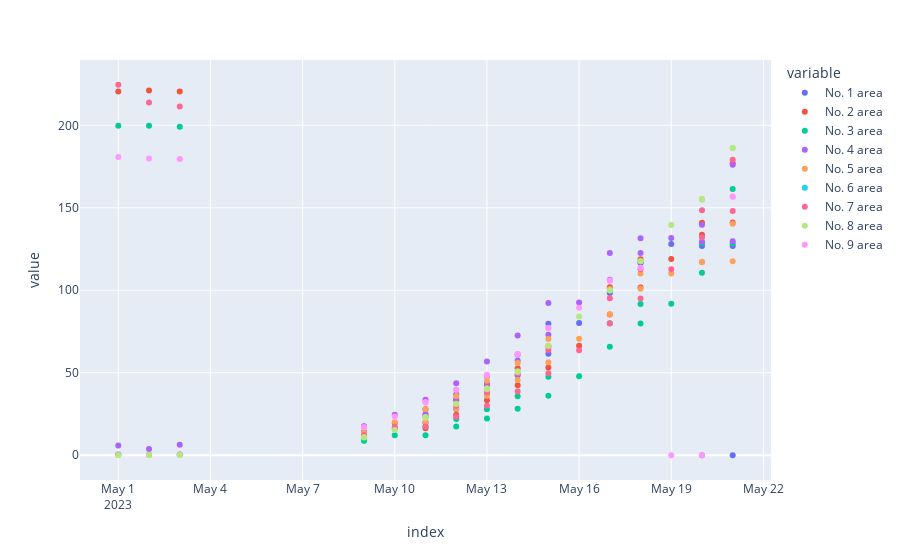

Notebook code for this chart:
### Code cell
px.scatter(test_hetero,x=test_hetero.index,y=['No. 1 area','No. 2 area','No. 3 area','No. 4 area','No. 5 area','No. 6 area','No. 7 area','No. 8 area','No. 9 area'])

### Figure 1 — Plotly figure (JSON) as saved in the notebook; plotly's stock layout.template omitted (floating-point values rounded to 4 significant figures)
{"data": [{"hovertemplate": "variable=No. 1 area<br>index=%{x}<br>value=%{y}<extra></extra>", "legendgroup": "No. 1 area", "marker": {"color": "#636efa", "symbol": "circle"}, "mode": "markers", "name": "No. 1 area", "orientation": "v", "showlegend": true, "type": "scatter", "x": ["2023-05-01", "2023-05-02", "2023-05-03", "2023-05-05", "2023-05-06", "2023-05-07", "2023-05-08", "2023-05-09", "2023-05-09", "2023-05-09", "2023-05-10", "2023-05-10", "2023-05-11", "2023-05-11", "2023-05-11", "2023-05-12", "2023-05-12", "2023-05-12", "2023-05-13", "2023-05-13", "2023-05-13", "2023-05-14", "2023-05-14", "2023-05-14", "2023-05-15", "2023-05-15", "2023-05-15", "2023-05-16", "2023-05-16", "2023-05-17", "2023-05-17", "2023-05-17", "2023-05-18", "2023-05-18", "2023-05-18", "2023-05-19", "2023-05-19", "2023-05-20", "2023-05-20", "2023-05-20", "2023-05-21", "2023-05-21", "2023-05-21", null, null, null], "xaxis": "x", "y": [0.38, 0.3, 0.39, null, null, null, null, 14.03, null, 13.88, 19.56, null, 19.79, 27.87, null, null, 36.78, 28.02, null, 48, 37.29, null, 61.01, 48.56, null, 79.73, 61.48, null, 80.12, null, 99.12, 98.32, null, 116.9, 116.6, null, 128.1, 0, 126.8, null, 0, 126.9, null, 127.7, 0, 0], "yaxis": "y"}, {"hovertemplate": "variable=No. 2 area<br>index=%{x}<br>value=%{y}<extra></extra>", "legendgroup": "No. 2 area", "marker": {"color": "#EF553B", "symbol": "circle"}, "mode": "markers", "name": "No. 2 area", "orientation": "v", "showlegend": true, "type": "scatter", "x": ["2023-05-01", "2023-05-02", "2023-05-03", "2023-05-05", "2023-05-06", "2023-05-07", "2023-05-08", "2023-05-09", "2023-05-09", "2023-05-09", "2023-05-10", "2023-05-10", "2023-05-11", "2023-05-11", "2023-05-11", "2023-05-12", "2023-05-12", "2023-05-12", "2023-05-13", "2023-05-13", "2023-05-13", "2023-05-14", "2023-05-14", "2023-05-14", "2023-05-15", "2023-05-15", "2023-05-15", "2023-05-16", "2023-05-16", "2023-05-17", "2023-05-17", "2023-05-17", "2023-05-18", "2023-05-18", "2023-05-18", "2023-05-19", "2023-05-19", "2023-05-20", "2023-05-20", "2023-05-20", "2023-05-21", "2023-05-21", "2023-05-21", null, null, null], "xaxis": "x", "y": [220.6, 221.1, 220.6, null, null, null, null, 11.02, null, 10.92, 16.16, null, 16.37, 24.37, null, null, 33.15, 24.53, null, 42.37, 33.36, null, 52.8, 42.49, null, 65.95, 53.26, null, 66.42, null, 101.8, 85.34, null, 118.8, 101.8, null, 119.0, 141.0, 133.7, null, 141.1, 177.0, null, 177.1, null, null], "yaxis": "y"}, {"hovertemplate": "variable=No. 3 area<br>index=%{x}<br>value=%{y}<extra></extra>", "legendgroup": "No. 3 area", "marker": {"color": "#00cc96", "symbol": "circle"}, "mode": "markers", "name": "No. 3 area", "orientation": "v", "showlegend": true, "type": "scatter", "x": ["2023-05-01", "2023-05-02", "2023-05-03", "2023-05-05", "2023-05-06", "2023-05-07", "2023-05-08", "2023-05-09", "2023-05-09", "2023-05-09", "2023-05-10", "2023-05-10", "2023-05-11", "2023-05-11", "2023-05-11", "2023-05-12", "2023-05-12", "2023-05-12", "2023-05-13", "2023-05-13", "2023-05-13", "2023-05-14", "2023-05-14", "2023-05-14", "2023-05-15", "2023-05-15", "2023-05-15", "2023-05-16", "2023-05-16", "2023-05-17", "2023-05-17", "2023-05-17", "2023-05-18", "2023-05-18", "2023-05-18", "2023-05-19", "2023-05-19", "2023-05-20", "2023-05-20", "2023-05-20", "2023-05-21", "2023-05-21", "2023-05-21", null, null, null], "xaxis": "x", "y": [199.7, 199.8, 199.1, null, null, null, null, 8.92, null, 8.84, 12.17, null, 12.12, 17.41, null, null, 21.97, 17.4, null, 27.89, 22.29, null, 35.76, 28.15, null, 47.57, 36.14, null, 47.84, null, 80.07, 65.82, null, 91.69, 79.85, null, 91.79, 128.5, 110.7, null, 128.4, 161.4, null, 161.1, null, null], "yaxis": "y"}, {"hovertemplate": "variable=No. 4 area<br>index=%{x}<br>value=%{y}<extra></extra>", "legendgroup": "No. 4 area", "marker": {"color": "#ab63fa", "symbol": "circle"}, "mode": "markers", "name": "No. 4 area", "orientation": "v", "showlegend": true, "type": "scatter", "x": ["2023-05-01", "2023-05-02", "2023-05-03", "2023-05-05", "2023-05-06", "2023-05-07", "2023-05-08", "2023-05-09", "2023-05-09", "2023-05-09", "2023-05-10", "2023-05-10", "2023-05-11", "2023-05-11", "2023-05-11", "2023-05-12", "2023-05-12", "2023-05-12", "2023-05-13", "2023-05-13", "2023-05-13", "2023-05-14", "2023-05-14", "2023-05-14", "2023-05-15", "2023-05-15", "2023-05-15", "2023-05-16", "2023-05-16", "2023-05-17", "2023-05-17", "2023-05-17", "2023-05-18", "2023-05-18", "2023-05-18", "2023-05-19", "2023-05-19", "2023-05-20", "2023-05-20", "2023-05-20", "2023-05-21", "2023-05-21", "2023-05-21", null, null, null], "xaxis": "x", "y": [5.92, 3.81, 6.37, null, null, null, null, 17.55, null, 17.36, 24.55, null, 24.78, 33.68, null, null, 43.72, 34.11, null, 56.88, 43.87, null, 72.62, 57.47, null, 92.23, 72.97, null, 92.6, null, 122.5, 106.4, null, 131.6, 122.6, null, 131.7, 129.4, 139.7, null, 129.7, 176.1, null, 176.1, null, null], "yaxis": "y"}, {"hovertemplate": "variable=No. 5 area<br>index=%{x}<br>value=%{y}<extra></extra>", "legendgroup": "No. 5 area", "marker": {"color": "#FFA15A", "symbol": "circle"}, "mode": "markers", "name": "No. 5 area", "orientation": "v", "showlegend": true, "type": "scatter", "x": ["2023-05-01", "2023-05-02", "2023-05-03", "2023-05-05", "2023-05-06", "2023-05-07", "2023-05-08", "2023-05-09", "2023-05-09", "2023-05-09", "2023-05-10", "2023-05-10", "2023-05-11", "2023-05-11", "2023-05-11", "2023-05-12", "2023-05-12", "2023-05-12", "2023-05-13", "2023-05-13", "2023-05-13", "2023-05-14", "2023-05-14", "2023-05-14", "2023-05-15", "2023-05-15", "2023-05-15", "2023-05-16", "2023-05-16", "2023-05-17", "2023-05-17", "2023-05-17", "2023-05-18", "2023-05-18", "2023-05-18", "2023-05-19", "2023-05-19", "2023-05-20", "2023-05-20", "2023-05-20", "2023-05-21", "2023-05-21", "2023-05-21", null, null, null], "xaxis": "x", "y": [0.29, 0.29, 0.24, null, null, null, null, 13.7, null, 13.48, 20.05, null, 20.33, 28.06, null, null, 35.87, 28.14, null, 45.19, 36.12, null, 55.9, 45.63, null, 70.44, 56.39, null, 70.67, null, 100.7, 85.43, null, 110.2, 100.9, null, 110.1, 117.3, 117, null, 117.5, 140.4, null, 140.4, null, null], "yaxis": "y"}, {"hovertemplate": "variable=No. 6 area<br>index=%{x}<br>value=%{y}<extra></extra>", "legendgroup": "No. 6 area", "marker": {"color": "#19d3f3", "symbol": "circle"}, "mode": "markers", "name": "No. 6 area", "orientation": "v", "showlegend": true, "type": "scatter", "x": ["2023-05-01", "2023-05-02", "2023-05-03", "2023-05-05", "2023-05-06", "2023-05-07", "2023-05-08", "2023-05-09", "2023-05-09", "2023-05-09", "2023-05-10", "2023-05-10", "2023-05-11", "2023-05-11", "2023-05-11", "2023-05-12", "2023-05-12", "2023-05-12", "2023-05-13", "2023-05-13", "2023-05-13", "2023-05-14", "2023-05-14", "2023-05-14", "2023-05-15", "2023-05-15", "2023-05-15", "2023-05-16", "2023-05-16", "2023-05-17", "2023-05-17", "2023-05-17", "2023-05-18", "2023-05-18", "2023-05-18", "2023-05-19", "2023-05-19", "2023-05-20", "2023-05-20", "2023-05-20", "2023-05-21", "2023-05-21", "2023-05-21", null, null, null], "xaxis": "x", "y": [null, null, null, null, null, null, null, null, null, null, null, null, null, null, null, null, null, null, null, null, null, null, null, null, null, null, null, null, null, null, null, null, null, null, null, null, null, null, null, null, null, null, null, null, null, null], "yaxis": "y"}, {"hovertemplate": "variable=No. 7 area<br>index=%{x}<br>value=%{y}<extra></extra>", "legendgroup": "No. 7 area", "marker": {"color": "#FF6692", "symbol": "circle"}, "mode": "markers", "name": "No. 7 area", "orientation": "v", "showlegend": true, "type": "scatter", "x": ["2023-05-01", "2023-05-02", "2023-05-03", "2023-05-05", "2023-05-06", "2023-05-07", "2023-05-08", "2023-05-09", "2023-05-09", "2023-05-09", "2023-05-10", "2023-05-10", "2023-05-11", "2023-05-11", "2023-05-11", "2023-05-12", "2023-05-12", "2023-05-12", "2023-05-13", "2023-05-13", "2023-05-13", "2023-05-14", "2023-05-14", "2023-05-14", "2023-05-15", "2023-05-15", "2023-05-15", "2023-05-16", "2023-05-16", "2023-05-17", "2023-05-17", "2023-05-17", "2023-05-18", "2023-05-18", "2023-05-18", "2023-05-19", "2023-05-19", "2023-05-20", "2023-05-20", "2023-05-20", "2023-05-21", "2023-05-21", "2023-05-21", null, null, null], "xaxis": "x", "y": [224.6, 213.9, 211.4, null, null, null, null, 12.14, null, 11.91, 17.31, null, 17.5, 23.1, null, null, 29.92, 23.36, null, 38.12, 29.94, null, 49.37, 38.66, null, 63.82, 49.67, null, 63.63, null, 95.24, 79.91, null, 112.8, 95.02, null, 112.7, 148.6, 132.1, null, 148.0, 179.1, null, 178.7, null, null], "yaxis": "y"}, {"hovertemplate": "variable=No. 8 area<br>index=%{x}<br>value=%{y}<extra></extra>", "legendgroup": "No. 8 area", "marker": {"color": "#B6E880", "symbol": "circle"}, "mode": "markers", "name": "No. 8 area", "orientation": "v", "showlegend": true, "type": "scatter", "x": ["2023-05-01", "2023-05-02", "2023-05-03", "2023-05-05", "2023-05-06", "2023-05-07", "2023-05-08", "2023-05-09", "2023-05-09", "2023-05-09", "2023-05-10", "2023-05-10", "2023-05-11", "2023-05-11", "2023-05-11", "2023-05-12", "2023-05-12", "2023-05-12", "2023-05-13", "2023-05-13", "2023-05-13", "2023-05-14", "2023-05-14", "2023-05-14", "2023-05-15", "2023-05-15", "2023-05-15", "2023-05-16", "2023-05-16", "2023-05-17", "2023-05-17", "2023-05-17", "2023-05-18", "2023-05-18", "2023-05-18", "2023-05-19", "2023-05-19", "2023-05-20", "2023-05-20", "2023-05-20", "2023-05-21", "2023-05-21", "2023-05-21", null, null, null], "xaxis": "x", "y": [0.04, 0.09, 0.09, null, null, null, null, 10.84, null, 10.75, 15.33, null, 22.8, 23.17, null, null, 31.27, 31.06, null, 40.6, 40.01, null, 50.89, 50.49, null, 66.33, 66.41, null, 84.05, null, 99.9, 100.1, null, 117.7, 117.6, null, 139.6, 155.5, 154.9, null, 186.2, 186.3, null, null, null, null], "yaxis": "y"}, {"hovertemplate": "variable=No. 9 area<br>index=%{x}<br>value=%{y}<extra></extra>", "legendgroup": "No. 9 area", "marker": {"color": "#FF97FF", "symbol": "circle"}, "mode": "markers", "name": "No. 9 area", "orientation": "v", "showlegend": true, "type": "scatter", "x": ["2023-05-01", "2023-05-02", "2023-05-03", "2023-05-05", "2023-05-06", "2023-05-07", "2023-05-08", "2023-05-09", "2023-05-09", "2023-05-09", "2023-05-10", "2023-05-10", "2023-05-11", "2023-05-11", "2023-05-11", "2023-05-12", "2023-05-12", "2023-05-12", "2023-05-13", "2023-05-13", "2023-05-13", "2023-05-14", "2023-05-14", "2023-05-14", "2023-05-15", "2023-05-15", "2023-05-15", "2023-05-16", "2023-05-16", "2023-05-17", "2023-05-17", "2023-05-17", "2023-05-18", "2023-05-18", "2023-05-18", "2023-05-19", "2023-05-19", "2023-05-20", "2023-05-20", "2023-05-20", "2023-05-21", "2023-05-21", "2023-05-21", null, null, null], "xaxis": "x", "y": [180.8, 179.9, 179.6, null, null, null, null, 17.2, null, 16.79, 23.53, null, 32.03, 32.3, null, null, 39.75, 39.72, null, 48.55, 48.85, null, 61.45, 61.05, null, 77.22, 77.06, null, 89.45, null, 106.0, 105.9, null, 113.6, 113.6, null, 0, 0, 0, null, 156.8, 156.9, null, null, null, null], "yaxis": "y"}], "layout": {"legend": {"title": {"text": "variable"}, "tracegroupgap": 0}, "margin": {"t": 60}, "xaxis": {"anchor": "y", "domain": [0, 1], "title": {"text": "index"}}, "yaxis": {"anchor": "x", "domain": [0, 1], "title": {"text": "value"}}}}
